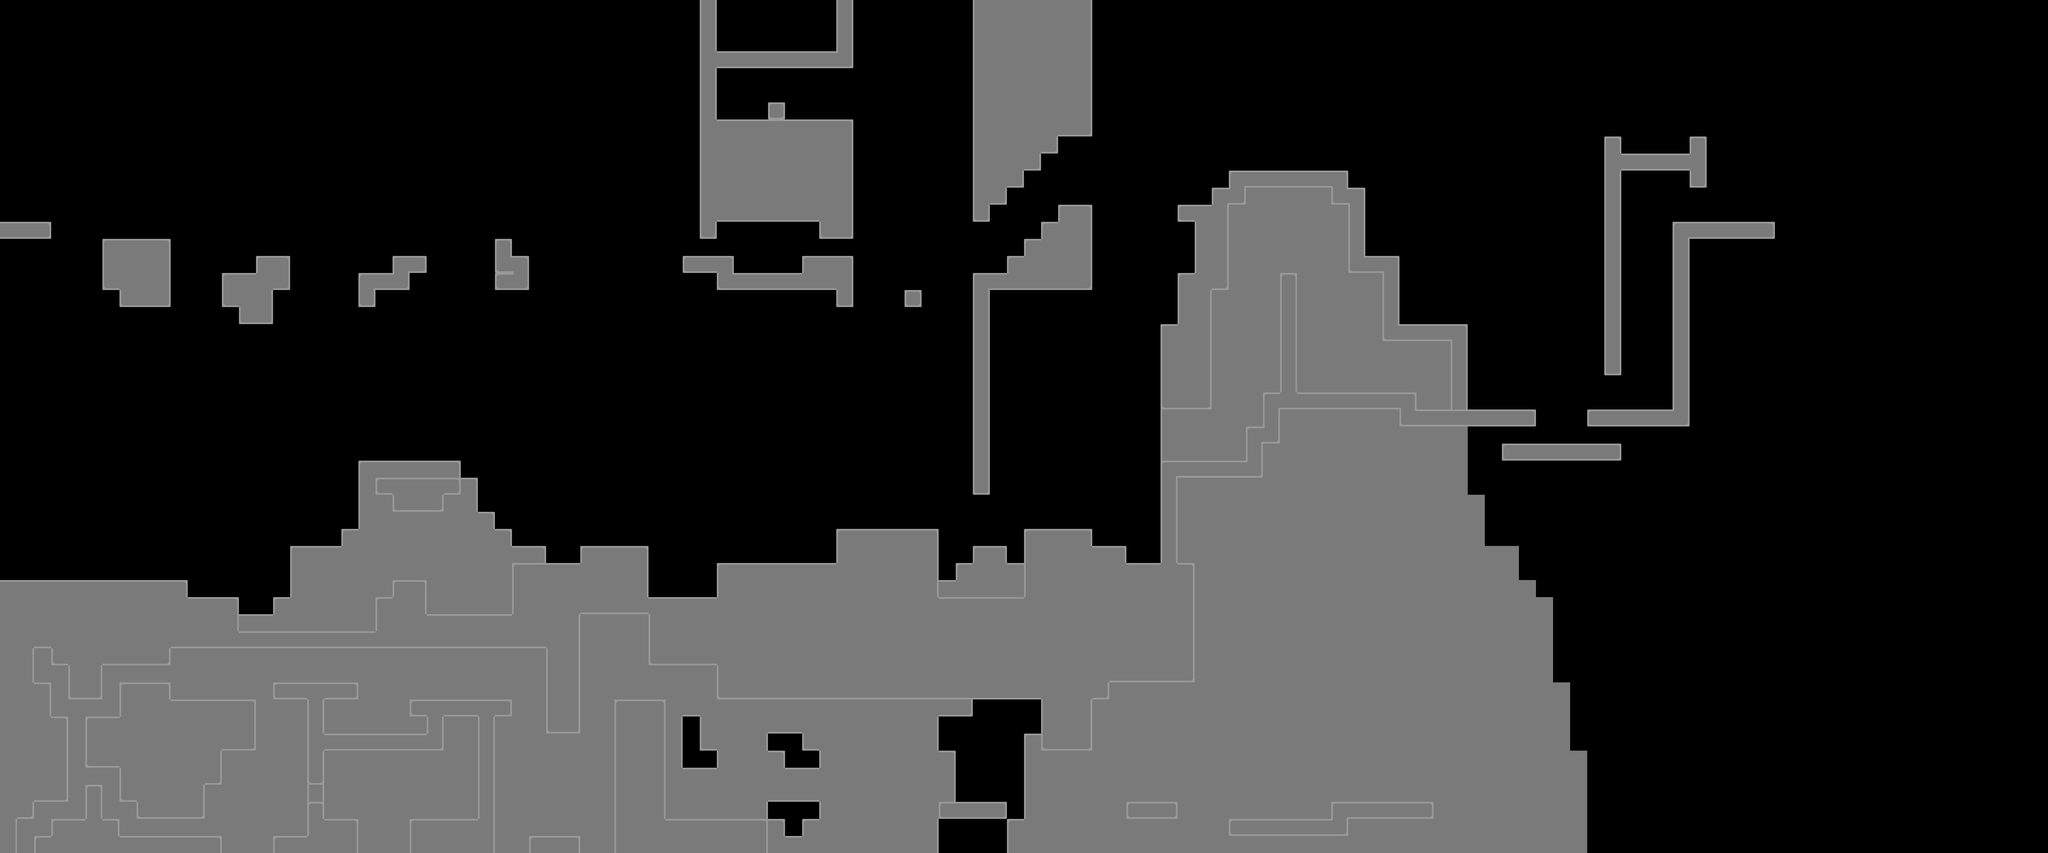

The image is a tile-based game level rendered from a .tmx file. Its description and source (layers, tilesets, objects; grid data summarised) follow:
An orthogonal 120x50 tile map with 40x40 px tiles, 2 tile layers (Background, Tiles), 3 tilesets and 205 objects.

<map version="1.10" tiledversion="1.12.2" orientation="orthogonal" renderorder="right-down" width="120" height="50" tilewidth="40" tileheight="40" infinite="0" nextlayerid="12" nextobjectid="695">
 <tileset firstgid="1" source="../../tilesets/rock.tsx" />
 <tileset firstgid="26" source="../../tiled/objects.tsx" />
 <tileset firstgid="51" source="../../tiled/enemies/enemies.tsx" />
 <layer id="8" name="Background" width="120" height="50" tintcolor="#bfbfbf">
  <data>[6000 cells, 1756 non-empty, 10 distinct tile ids]</data>
 </layer>
 <layer id="1" name="Tiles" width="120" height="50">
  <data>[6000 cells, 1002 non-empty, 20 distinct tile ids]</data>
 </layer>
 <objectgroup id="9" name="Objects">
  <object id="144" gid="30" x="1000" y="1440" width="40" height="40" />
  <object id="147" gid="30" x="1040" y="1440" width="40" height="40" />
  <object id="148" gid="30" x="1080" y="1440" width="40" height="40" />
  <object id="149" gid="30" x="1120" y="1440" width="40" height="40" />
  <object id="150" gid="30" x="1160" y="1440" width="40" height="40" />
  <object id="152" gid="30" x="1840" y="640" width="40" height="40" />
  <object id="153" gid="26" x="1040" y="1920" width="40" height="40" />
  <object id="154" gid="27" x="40" y="520" width="40" height="40" />
  <object id="156" gid="28" x="40" y="1320" width="40" height="40" />
  <object id="158" gid="30" x="1800" y="640" width="40" height="40" />
  <object id="159" gid="30" x="1760" y="640" width="40" height="40" />
  <object id="160" gid="30" x="1720" y="640" width="40" height="40" />
  <object id="163" gid="30" x="1520" y="1400" width="40" height="40" />
  <object id="164" gid="30" x="1560" y="1400" width="40" height="40" />
  <object id="166" gid="30" x="1600" y="1400" width="40" height="40" />
  <object id="167" gid="30" x="760" y="1720" width="40" height="40" />
  <object id="168" gid="30" x="800" y="1720" width="40" height="40" />
  <object id="169" gid="30" x="840" y="1720" width="40" height="40" />
  <object id="170" gid="30" x="880" y="1720" width="40" height="40" />
  <object id="171" gid="30" x="920" y="1720" width="40" height="40" />
  <object id="172" gid="30" x="960" y="1720" width="40" height="40" />
  <object id="175" x="320" y="1240" width="152.301" height="18.8438">
   <text fontfamily="W95FA">Welcome to the tutoriel</text>
  </object>
  <object id="176" x="320" y="1261" width="103.685" height="18.8438">
   <text fontfamily="W95FA">WASD to move</text>
  </object>
  <object id="177" x="1520" y="1200" width="137.446" height="18.8438">
   <text fontfamily="W95FA">You can double jump</text>
  </object>
  <object id="178" x="530.642" y="1275.53" width="82.0781" height="18.8438">
   <text fontfamily="W95FA">W to jump</text>
  </object>
  <object id="179" x="968.639" y="1277.54" width="136.096" height="18.8438">
   <text fontfamily="W95FA">Watch out for spikes!</text>
  </object>
  <object id="180" gid="30" x="1640" y="1400" width="40" height="40" />
  <object id="181" gid="30" x="1680" y="1320" width="40" height="40" />
  <object id="182" gid="30" x="1720" y="1320" width="40" height="40" />
  <object id="183" gid="30" x="1760" y="1320" width="40" height="40" />
  <object id="184" gid="30" x="1800" y="1320" width="40" height="40" />
  <object id="185" gid="30" x="1840" y="1320" width="40" height="40" />
  <object id="186" gid="30" x="1880" y="1320" width="40" height="40" />
  <object id="187" gid="30" x="1920" y="1320" width="40" height="40" />
  <object id="531" gid="30" x="600" y="1640" width="40" height="40" rotation="90" />
  <object id="188" gid="30" x="2320" y="1160" width="40" height="40" rotation="180" />
  <object id="190" gid="30" x="1919.43" y="1320.18" width="40" height="40" />
  <object id="191" gid="30" x="2200" y="1400.18" width="40" height="40" />
  <object id="193" gid="30" x="2240" y="1400" width="40" height="40" />
  <object id="195" gid="30" x="2280" y="1400" width="40" height="40" />
  <object id="196" gid="30" x="2320" y="1400" width="40" height="40" />
  <object id="197" gid="30" x="2360" y="1400" width="40" height="40" />
  <object id="201" gid="30" x="2560" y="1280" width="40" height="40" />
  <object id="202" gid="30" x="2600" y="1280" width="40" height="40" />
  <object id="203" gid="30" x="2640" y="1320" width="40" height="40" />
  <object id="204" gid="30" x="2680" y="1320" width="40" height="40" />
  <object id="680" gid="30" x="2760" y="1320" width="40" height="40" />
  <object id="215" x="2043.04" y="1114.58" width="199.566" height="18.8438">
   <text fontfamily="W95FA">You can also jump once midair</text>
  </object>
  <object id="217" x="2800" y="1800" width="82.0781" height="18.8438">
   <text fontfamily="W95FA">Evil springs</text>
  </object>
  <object id="220" gid="29" x="1560" y="1920" width="40" height="40" />
  <object id="234" gid="29" x="1320" y="1960" width="40" height="40" />
  <object id="241" gid="29" x="2880" y="1080" width="40" height="40" />
  <object id="268" gid="29" x="2960" y="920" width="40" height="40" />
  <object id="535" gid="29" x="3040" y="920" width="40" height="40" />
  <object id="233" gid="29" x="1280" y="1960" width="40" height="40" />
  <object id="238" gid="29" x="1240" y="1960" width="40" height="40" />
  <object id="221" gid="31" x="1400" y="1280" width="40" height="40" />
  <object id="269" gid="31" x="2760" y="1080" width="40" height="40" />
  <object id="224" gid="31" x="2680" y="1880" width="40" height="40" />
  <object id="232" gid="31" x="1480" y="1640" width="40" height="40" />
  <object id="230" x="2280" y="1760" width="82.0781" height="18.8438">
   <text fontfamily="W95FA">Leap of faith</text>
  </object>
  <object id="231" x="2802.22" y="971.65" width="67.2233" height="18.8438">
   <text fontfamily="W95FA">Springs!!!</text>
  </object>
  <object id="533" x="2920" y="560" width="163.104" height="18.8438">
   <text fontfamily="W95FA">You can jump midair after</text>
  </object>
  </objectgroup>
 <objectgroup id="11" name="Enemies">
  <!-- 1 objects omitted --></objectgroup>
</map>
<!-- 142 of 205 objects omitted -->
